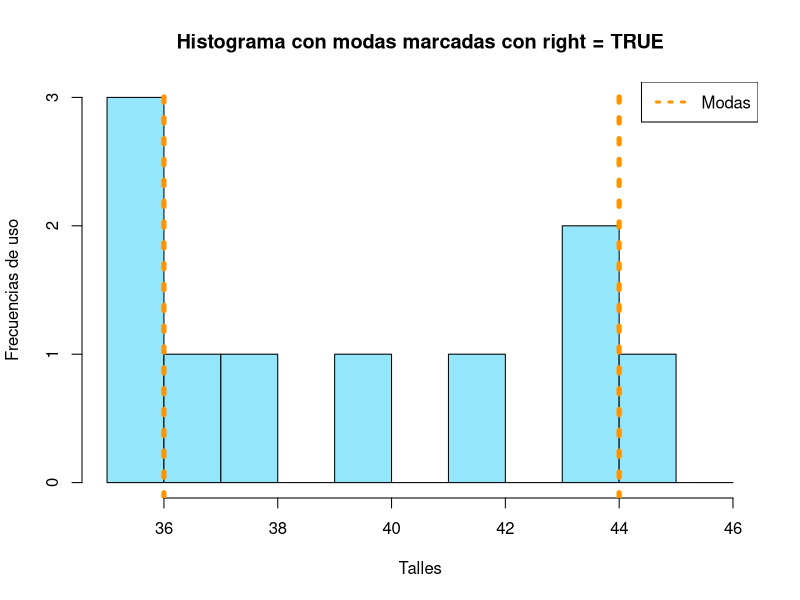
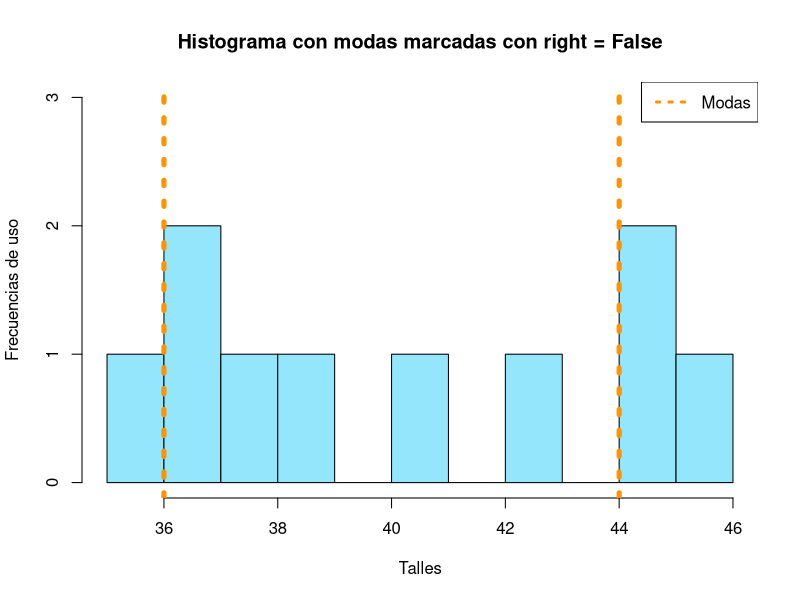
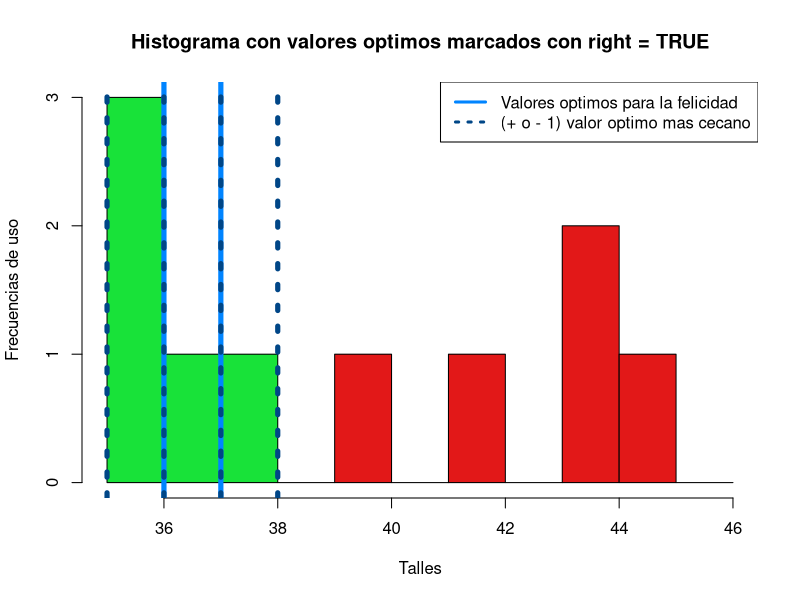
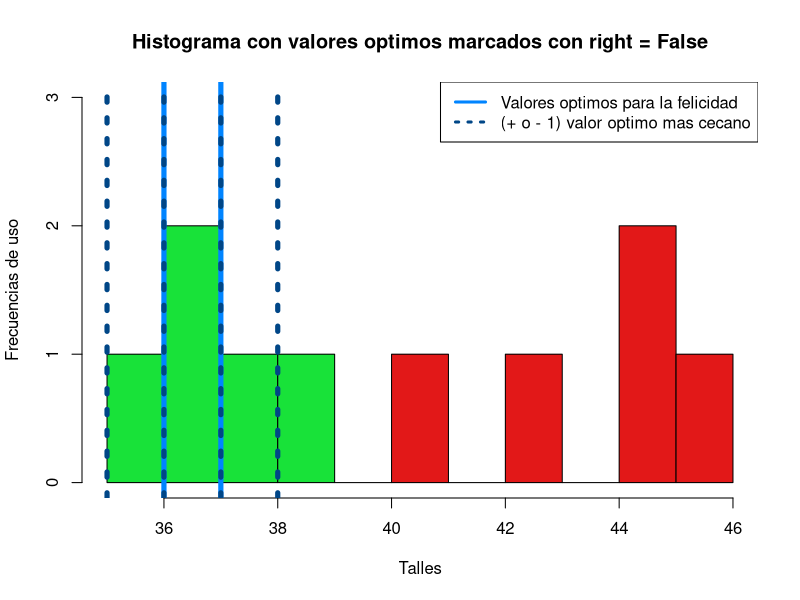

The R source for these figures, in order:
## ---- chunk 1
conjunto <- c(1, 3, 5, 7, 9)

promedio <- mean(conjunto)
mediana <- median(conjunto)
desvio <- sd(conjunto)

promedio
mediana
desvio
## ---- chunk 2
conjunto_talles <- c(36, 36, 37, 35, 38, 40, 42, 44, 44, 45)

# Puntos a, b y c
promedio <- mean(conjunto_talles)
mediana <- median(conjunto_talles)
desvio <- sd(conjunto_talles)

cat("El promedio es: ", promedio)
cat("La mediana es: ", mediana)
cat("El desvio estandar es: ", desvio)

## ---- chunk 3
# Punto d
esta_en_rango <- function(numero, rango_inferior, rango_superior) {
  return(numero >= rango_inferior & numero <= rango_superior)
}

proporcion_amigos_felices <- function(conjunto, medida){
  rango_inferior <- medida - 1
  rango_superior <- medida + 1
  amigos_felices <- c()
  sapply
  for (i in 1:length(conjunto)) {
    amigos_felices[i] <- esta_en_rango(conjunto[i], rango_inferior, rango_superior)
  }
  return(amigos_felices)
}

# Aqui solo 1 persona esta feliz
proporcion_amigos_felices(conjunto_talles, promedio) 
# Aqui solo 2 personas estan felices
proporcion_amigos_felices(conjunto_talles, mediana) 
## ---- chunk 4
# Puntos e y f
tabla_frecuencias <- table(conjunto_talles)

# Extraemos la primer moda que se encuentre, la mas chica si hay varias
moda <- as.numeric(names(tabla_frecuencias)[which.max(tabla_frecuencias)])

# Extraemos todas las modas que se encuentren
modas <- as.numeric(names(tabla_frecuencias)[tabla_frecuencias == max(tabla_frecuencias)])

print(paste("Las modas son:", toString(modas)))

# Calculamos los dos mejores talles.
mejores_talles <- function(conjunto){
  
  tabla_frecuencias <- table(conjunto)
  talles_irrepetibles <- as.numeric(names(tabla_frecuencias))
  longitud_conjunto <- length(talles_irrepetibles)
  amigos_felices_por_talle <- matrix(NA, nrow=longitud_conjunto, ncol=2)
  
  for (i in 1:longitud_conjunto){
    amigos_felices_por_talle[i, 1] = talles_irrepetibles[i] 
    amigos_felices_por_talle[i, 2] = sum(proporcion_amigos_felices(conjunto, talles_irrepetibles[i]))
  }
  
  colnames(amigos_felices_por_talle) <- c("Talle","AmigosFelicesPorTalle")
  return(amigos_felices_por_talle)
}

mejores_talles(conjunto_talles)
## ---- chunk 5
# Punto general y punto A

ylab = "Frecuencias de uso"
xlab = "Talles"
main = "Histograma con modas marcadas con right = TRUE"
col_histogram = "#94E6FC"
col_modas = "#FF9300"
breaks = 35:46
ylim = c(0, 3)

marcar_medidas <- function() {
  abline(v = modas, col = col_modas, lwd=5, lty = 3) # Punro a
  # Leyenda
  legend(x = "topright", # Posición de la leyenda
       legend = "Modas", # Texto de la leyenda
       col = col_modas, # Color de las líneas
       lty = 3, # Tipo de línea
       lwd = 3) # Grosor de línea
}

hist(conjunto_talles, ylab = ylab, xlab = xlab, main = main, col = col_histogram, breaks = breaks, right = TRUE,ylim = ylim)
marcar_medidas()


main = "Histograma con modas marcadas con right = False"
hist(conjunto_talles, ylab = ylab, xlab = xlab, main = main, col = col_histogram, breaks = breaks, right = FALSE,ylim = ylim)
marcar_medidas()
## ---- chunk 6
# Puntos b, c y d

ylab = "Frecuencias de uso"
xlab = "Talles"
main = "Histograma con valores optimos marcados con right = TRUE"
color_feliz = "#18E239"
color_infeliz = "#E21818"
bins = c(35:46)
col_histogram = ifelse(bins >= 35 & bins <= 38, color_feliz, color_infeliz)
col_max_felicidad = "#0084FF"
col_desviacion = "#004687"
breaks = 35:46
ylim = c(0, 3)

marcar_medidas <- function() {
  abline(v = c(36,37), col = col_max_felicidad, lwd=5, lty=1) # Punto b
  abline(v = c(35, 36, 37, 38), col = col_desviacion, lwd = 5, lty= 3) # Punto c
  # Leyenda
  legend(x = "topright", # Posición de la leyenda
       legend = c("Valores optimos para la felicidad", "(+ o - 1) valor optimo mas cecano"), # Texto de la leyenda
       col = c(col_max_felicidad, col_desviacion), # Color de las líneas
       lty = c(1, 3), # Tipo de línea
       lwd = 3) # Grosor de línea
}

hist(conjunto_talles, ylab = ylab, xlab = xlab, main = main, col = col_histogram, breaks = breaks, right = TRUE,ylim = ylim)
marcar_medidas()


main = "Histograma con valores optimos marcados con right = False"
hist(conjunto_talles, ylab = ylab, xlab = xlab, main = main, col = col_histogram, breaks = breaks, right = FALSE,ylim = ylim)
marcar_medidas()
